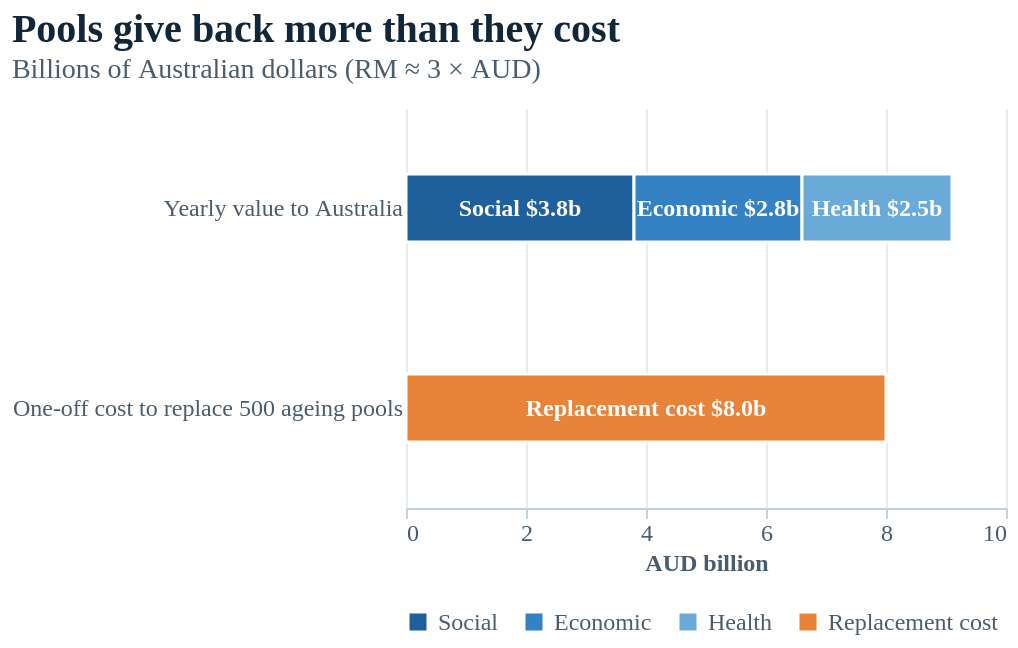

This figure's Vega-Lite source:
### Vega-Lite specification from a JSON file in a GitHub repository (floating-point values rounded to 4 significant figures)
{"$schema": "https://vega.github.io/schema/vega-lite/v5.json", "description": "Chart 11. Bar chart: yearly economic, health and social value of Australia's aquatic facilities, compared with the one-off cost of replacing 500 ageing pools.", "title": {"text": "Pools give back more than they cost", "subtitle": "Billions of Australian dollars (RM ≈ 3 × AUD)"}, "width": "container", "height": 200, "data": {"values": [{"item": "Yearly value to Australia", "part": "Social", "aud_b": 3.8, "order": 1}, {"item": "Yearly value to Australia", "part": "Economic", "aud_b": 2.8, "order": 2}, {"item": "Yearly value to Australia", "part": "Health", "aud_b": 2.5, "order": 3}, {"item": "One-off cost to replace 500 ageing pools", "part": "Replacement cost", "aud_b": 8.0, "order": 4}]}, "encoding": {"y": {"field": "item", "type": "nominal", "title": null, "sort": ["Yearly value to Australia", "One-off cost to replace 500 ageing pools"], "axis": {"labelLimit": 300, "domain": false, "ticks": false, "labelFontSize": 12}}, "x": {"field": "aud_b", "type": "quantitative", "aggregate": "sum", "stack": "zero", "title": "AUD billion", "axis": {"grid": true, "tickCount": 5}}}, "layer": [{"mark": {"type": "bar", "height": 34, "stroke": "white", "strokeWidth": 1.5}, "encoding": {"color": {"field": "part", "type": "nominal", "title": null, "scale": {"domain": ["Social", "Economic", "Health", "Replacement cost"], "range": ["#1f5f9c", "#3482c3", "#6aaad8", "#e8833a"]}, "legend": {"orient": "bottom", "columns": 4}}, "order": {"field": "order"}, "tooltip": [{"field": "item", "title": "Item"}, {"field": "part", "title": "Part"}, {"field": "aud_b", "type": "quantitative", "format": ".1f", "title": "AUD billion"}]}}, {"mark": {"type": "text", "color": "white", "fontWeight": 600, "fontSize": 12}, "transform": [{"calculate": "datum.part + ' $' + format(datum.aud_b, '.1f') + 'b'", "as": "lab"}], "encoding": {"x": {"field": "aud_b", "type": "quantitative", "aggregate": "sum", "stack": "zero", "bandPosition": 0.5}, "detail": {"field": "part"}, "order": {"field": "order"}, "text": {"field": "lab"}}}], "config": {"view": {"stroke": null}, "font": "Public Sans", "title": {"font": "Fraunces", "fontSize": 20, "fontWeight": 800, "color": "#12263a", "subtitleFontSize": 14, "subtitleColor": "#4a5d6e", "anchor": "start", "offset": 12}, "axis": {"labelFontSize": 12, "titleFontSize": 12, "labelColor": "#4a5d6e", "titleColor": "#4a5d6e", "domainColor": "#c3d1db", "tickColor": "#c3d1db", "gridColor": "#e6edf2", "labelLimit": 300}, "legend": {"labelFontSize": 12, "titleFontSize": 12, "titleColor": "#4a5d6e", "labelColor": "#4a5d6e", "labelLimit": 400}, "header": {"labelFontSize": 13, "labelFont": "Public Sans", "labelFontWeight": 600, "labelColor": "#12263a", "titleFontSize": 0}}}
